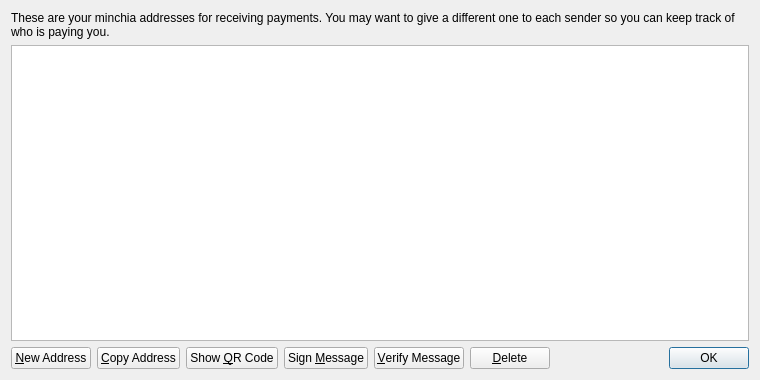
<?xml version="1.0" encoding="UTF-8"?>
<ui version="4.0">
 <class>AddressBookPage</class>
 <widget class="QWidget" name="AddressBookPage">
  <property name="geometry">
   <rect>
    <x>0</x>
    <y>0</y>
    <width>760</width>
    <height>380</height>
   </rect>
  </property>
  <property name="windowTitle">
   <string>Address Book</string>
  </property>
  <layout class="QVBoxLayout" name="verticalLayout">
   <item>
    <widget class="QLabel" name="labelExplanation">
     <property name="text">
      <string>These are your minchia addresses for receiving payments. You may want to give a different one to each sender so you can keep track of who is paying you.</string>
     </property>
     <property name="textFormat">
      <enum>Qt::PlainText</enum>
     </property>
     <property name="wordWrap">
      <bool>true</bool>
     </property>
    </widget>
   </item>
   <item>
    <widget class="QTableView" name="tableView">
     <property name="contextMenuPolicy">
      <enum>Qt::CustomContextMenu</enum>
     </property>
     <property name="toolTip">
      <string>Double-click to edit address or label</string>
     </property>
     <property name="tabKeyNavigation">
      <bool>false</bool>
     </property>
     <property name="alternatingRowColors">
      <bool>true</bool>
     </property>
     <property name="selectionMode">
      <enum>QAbstractItemView::SingleSelection</enum>
     </property>
     <property name="selectionBehavior">
      <enum>QAbstractItemView::SelectRows</enum>
     </property>
     <property name="sortingEnabled">
      <bool>true</bool>
     </property>
     <attribute name="verticalHeaderVisible">
      <bool>false</bool>
     </attribute>
    </widget>
   </item>
   <item>
    <layout class="QHBoxLayout" name="horizontalLayout">
     <item>
      <widget class="QPushButton" name="newAddressButton">
       <property name="toolTip">
        <string>Create a new address</string>
       </property>
       <property name="text">
        <string>&amp;New Address</string>
       </property>
       <property name="icon">
        <iconset resource="../bitcoin.qrc">
         <normaloff>:/icons/add</normaloff>:/icons/add</iconset>
       </property>
      </widget>
     </item>
     <item>
      <widget class="QPushButton" name="copyToClipboard">
       <property name="toolTip">
        <string>Copy the currently selected address to the system clipboard</string>
       </property>
       <property name="text">
        <string>&amp;Copy Address</string>
       </property>
       <property name="icon">
        <iconset resource="../bitcoin.qrc">
         <normaloff>:/icons/editcopy</normaloff>:/icons/editcopy</iconset>
       </property>
      </widget>
     </item>
     <item>
      <widget class="QPushButton" name="showQRCode">
       <property name="text">
        <string>Show &amp;QR Code</string>
       </property>
       <property name="icon">
        <iconset resource="../bitcoin.qrc">
         <normaloff>:/icons/qrcode</normaloff>:/icons/qrcode</iconset>
       </property>
      </widget>
     </item>
     <item>
      <widget class="QPushButton" name="signMessage">
       <property name="toolTip">
        <string>Sign a message to prove you own a minchia address</string>
       </property>
       <property name="text">
        <string>Sign &amp;Message</string>
       </property>
       <property name="icon">
        <iconset resource="../bitcoin.qrc">
         <normaloff>:/icons/edit</normaloff>:/icons/edit</iconset>
       </property>
      </widget>
     </item>
     <item>
      <widget class="QPushButton" name="verifyMessage">
       <property name="toolTip">
        <string>Verify a message to ensure it was signed with a specified minchia address</string>
       </property>
       <property name="text">
        <string>&amp;Verify Message</string>
       </property>
       <property name="icon">
        <iconset resource="../bitcoin.qrc">
         <normaloff>:/icons/transaction_0</normaloff>:/icons/transaction_0</iconset>
       </property>
      </widget>
     </item>
     <item>
      <widget class="QPushButton" name="deleteButton">
       <property name="toolTip">
        <string>Delete the currently selected address from the list</string>
       </property>
       <property name="text">
        <string>&amp;Delete</string>
       </property>
       <property name="icon">
        <iconset resource="../bitcoin.qrc">
         <normaloff>:/icons/remove</normaloff>:/icons/remove</iconset>
       </property>
      </widget>
     </item>
     <item>
      <spacer name="horizontalSpacer">
       <property name="orientation">
        <enum>Qt::Horizontal</enum>
       </property>
       <property name="sizeHint" stdset="0">
        <size>
         <width>40</width>
         <height>20</height>
        </size>
       </property>
      </spacer>
     </item>
     <item>
      <widget class="QDialogButtonBox" name="buttonBox">
       <property name="sizePolicy">
        <sizepolicy hsizetype="Maximum" vsizetype="Fixed">
         <horstretch>0</horstretch>
         <verstretch>0</verstretch>
        </sizepolicy>
       </property>
       <property name="standardButtons">
        <set>QDialogButtonBox::Ok</set>
       </property>
      </widget>
     </item>
    </layout>
   </item>
  </layout>
 </widget>
 <resources>
  <include location="../bitcoin.qrc"/>
 </resources>
 <connections/>
</ui>
